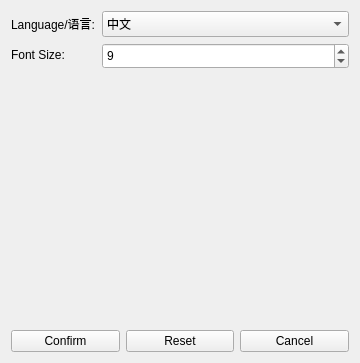
<?xml version="1.0" encoding="UTF-8"?>
<ui version="4.0">
 <class>SettingsWidgetClass</class>
 <widget class="QWidget" name="SettingsWidgetClass">
  <property name="windowModality">
   <enum>Qt::NonModal</enum>
  </property>
  <property name="geometry">
   <rect>
    <x>0</x>
    <y>0</y>
    <width>360</width>
    <height>363</height>
   </rect>
  </property>
  <property name="windowTitle">
   <string>Settings</string>
  </property>
  <layout class="QVBoxLayout" name="verticalLayout">
   <item>
    <layout class="QFormLayout" name="formLayout_2">
     <item row="0" column="0">
      <widget class="QLabel" name="label_language">
       <property name="text">
        <string>Language/语言:</string>
       </property>
      </widget>
     </item>
     <item row="2" column="0">
      <widget class="QLabel" name="label">
       <property name="text">
        <string>Font Size:</string>
       </property>
      </widget>
     </item>
     <item row="2" column="1">
      <widget class="QSpinBox" name="spinBox_fontSize">
       <property name="minimumSize">
        <size>
         <width>0</width>
         <height>26</height>
        </size>
       </property>
       <property name="wrapping">
        <bool>false</bool>
       </property>
       <property name="buttonSymbols">
        <enum>QAbstractSpinBox::UpDownArrows</enum>
       </property>
       <property name="correctionMode">
        <enum>QAbstractSpinBox::CorrectToPreviousValue</enum>
       </property>
       <property name="minimum">
        <number>8</number>
       </property>
       <property name="maximum">
        <number>12</number>
       </property>
       <property name="stepType">
        <enum>QAbstractSpinBox::DefaultStepType</enum>
       </property>
       <property name="value">
        <number>9</number>
       </property>
      </widget>
     </item>
     <item row="0" column="1">
      <widget class="QComboBox" name="comboBox_language">
       <property name="minimumSize">
        <size>
         <width>0</width>
         <height>26</height>
        </size>
       </property>
       <item>
        <property name="text">
         <string notr="true">中文</string>
        </property>
       </item>
       <item>
        <property name="text">
         <string notr="true">English</string>
        </property>
       </item>
      </widget>
     </item>
    </layout>
   </item>
   <item>
    <spacer name="verticalSpacer">
     <property name="orientation">
      <enum>Qt::Vertical</enum>
     </property>
     <property name="sizeHint" stdset="0">
      <size>
       <width>20</width>
       <height>242</height>
      </size>
     </property>
    </spacer>
   </item>
   <item>
    <layout class="QHBoxLayout" name="horizontalLayout">
     <item>
      <widget class="QPushButton" name="pushButton_confirm">
       <property name="text">
        <string>Confirm</string>
       </property>
      </widget>
     </item>
     <item>
      <widget class="QPushButton" name="pushButton_reset">
       <property name="text">
        <string>Reset</string>
       </property>
      </widget>
     </item>
     <item>
      <widget class="QPushButton" name="pushButton_cancel">
       <property name="text">
        <string>Cancel</string>
       </property>
      </widget>
     </item>
    </layout>
   </item>
  </layout>
 </widget>
 <layoutdefault spacing="6" margin="11"/>
 <resources/>
 <connections/>
</ui>
